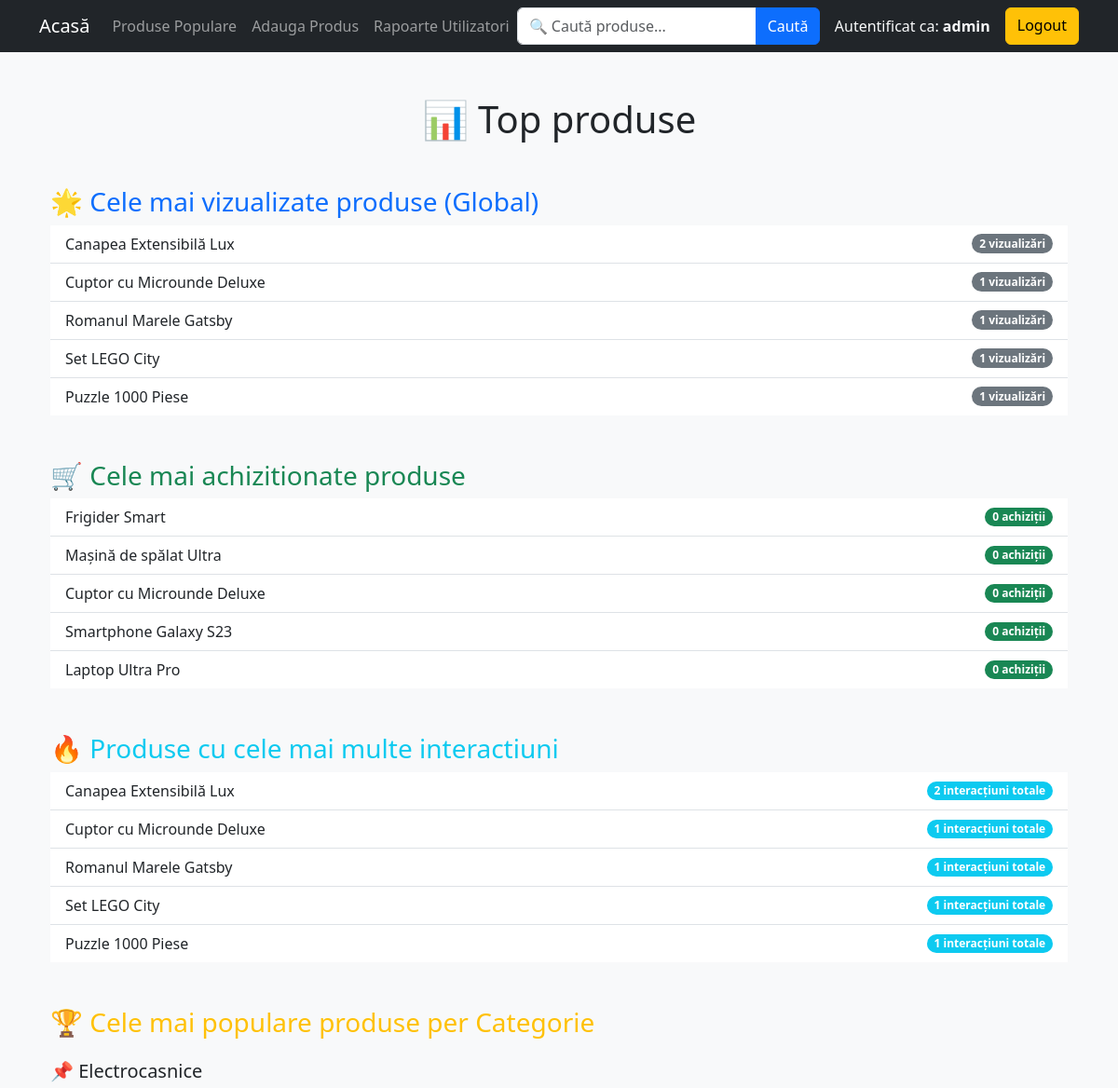
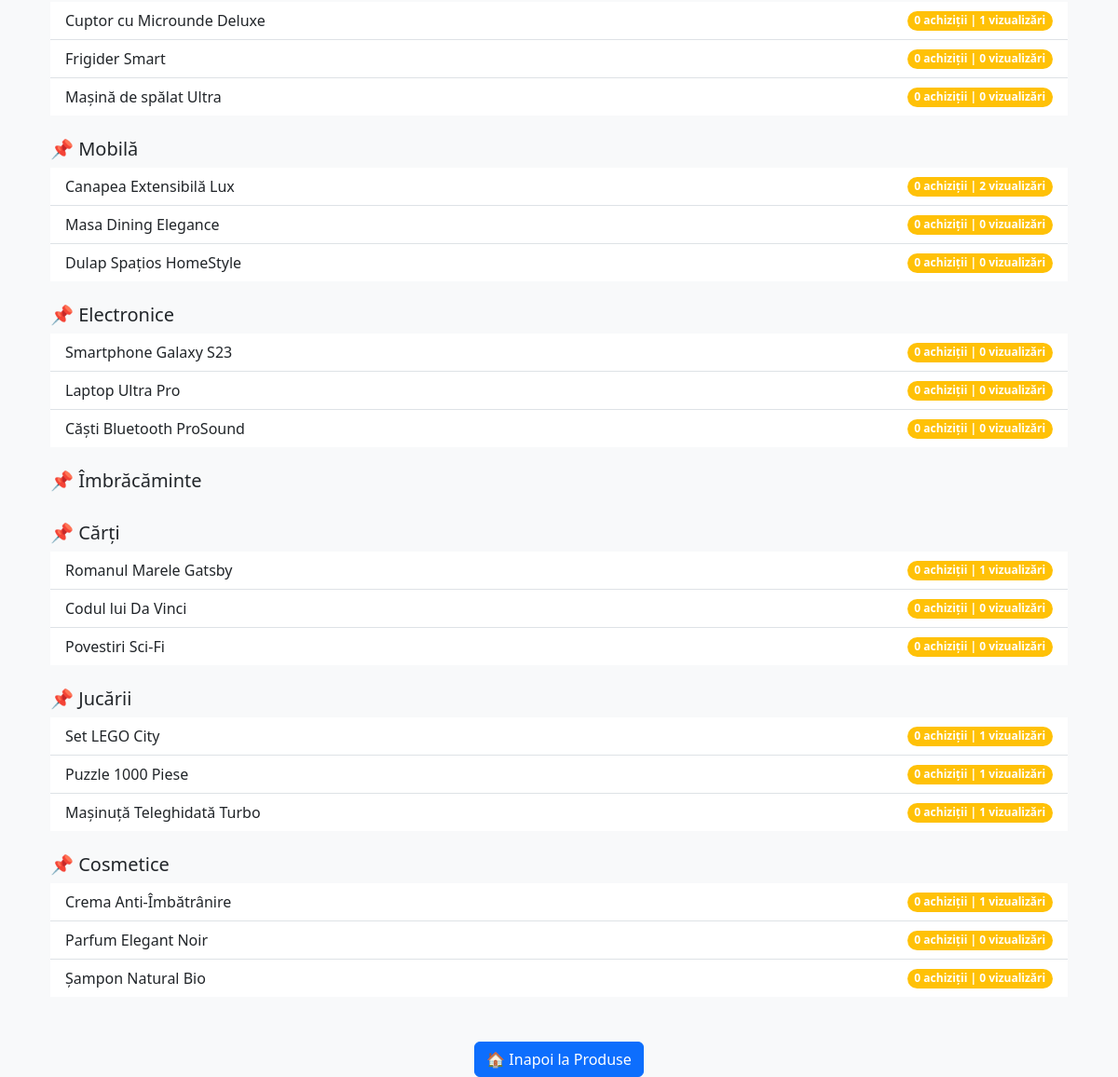
/popular_products (signed in), run on an earlier commit of the app's database (2 pictures, top to bottom).
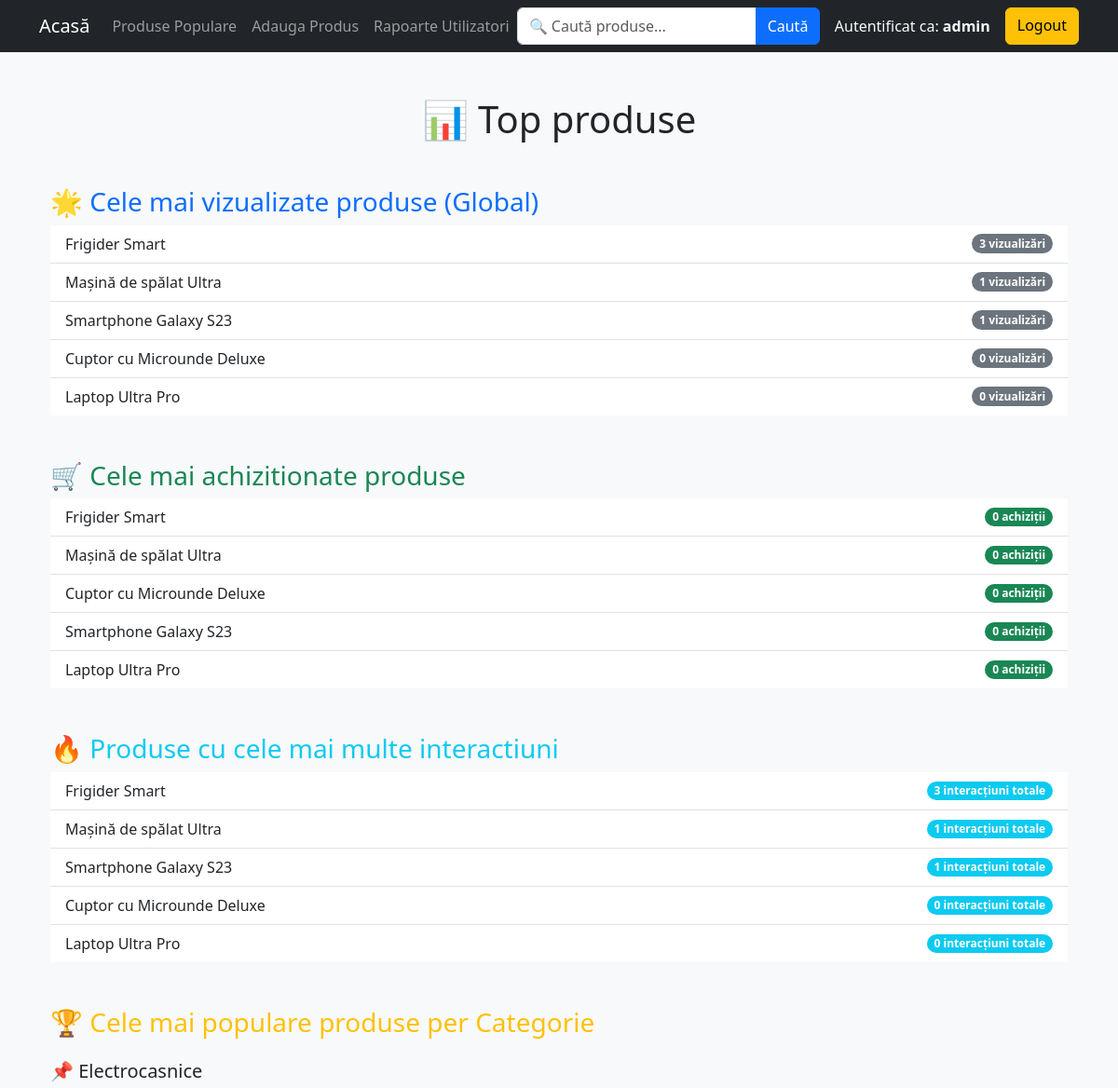
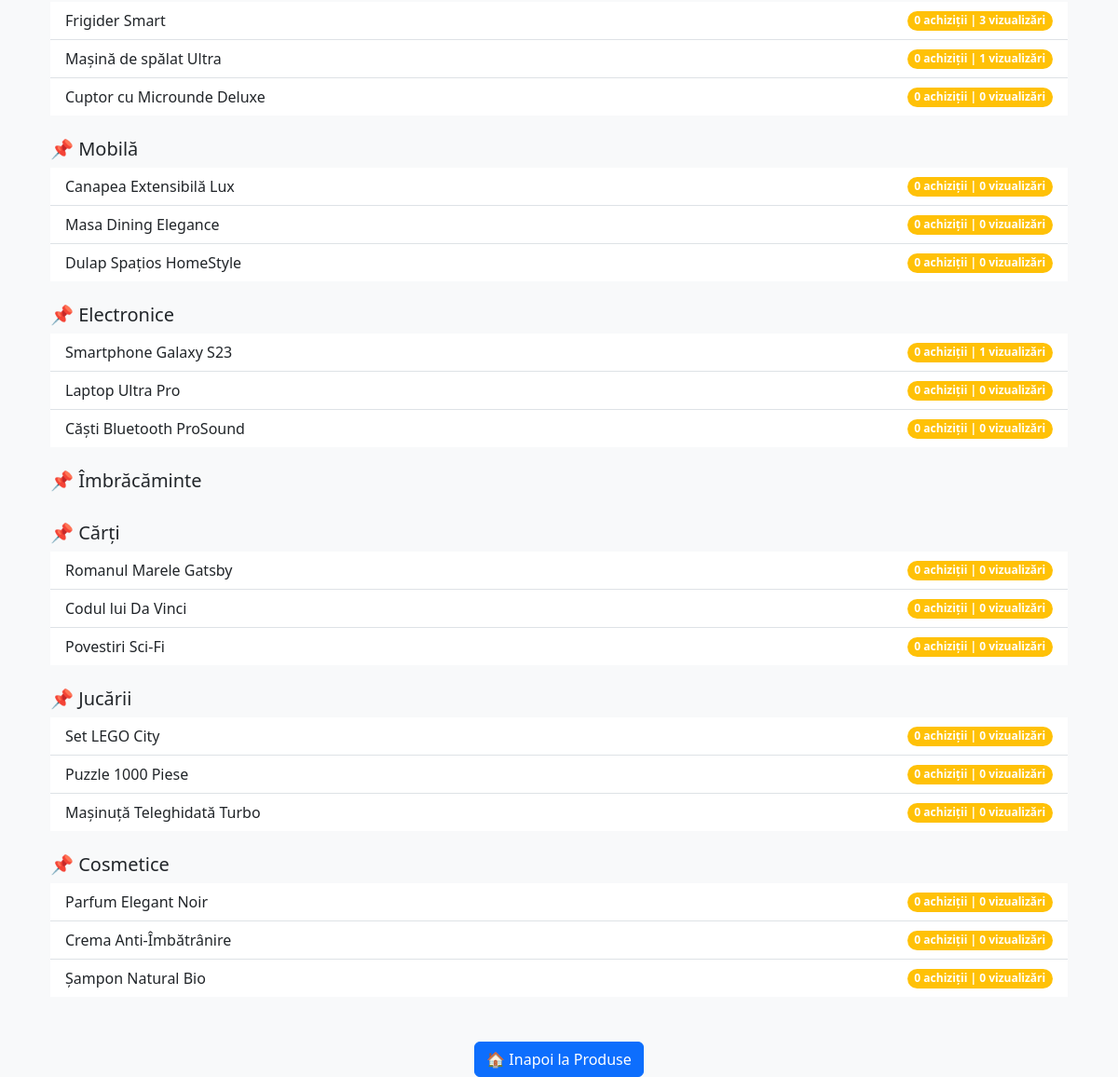
And on a later commit of the database (2 pictures, top to bottom).
### models.py (models this page shows, shortened)
class Product(db.Model):
    id = db.Column(db.Integer, primary_key=True)
    name = db.Column(db.String(100))
    category = db.Column(db.String(50))
    price = db.Column(db.Float)
    description = db.Column(db.Text)
    views = db.Column(db.Integer, default=0)
    purchases = db.Column(db.Integer, default=0)

### app.py (the view)
@app.route("/popular_products")
@login_required
def popular_products():
    most_viewed = Product.query.order_by(Product.views.desc()).limit(5).all()
    most_purchased = Product.query.order_by(Product.purchases.desc()).limit(5).all()
    most_interacted = (
        db.session.query(Product, db.func.sum(Product.views + Product.purchases).label("total_interactions"))
        .group_by(Product.id)
        .order_by(db.func.sum(Product.views + Product.purchases).desc())
        .limit(5)
        .all()
    )
    popular_per_category = {}
    for category in AVAILABLE_CATEGORIES:
        popular_per_category[category] = (
            Product.query.filter_by(category=category)
            .order_by(Product.purchases.desc(), Product.views.desc())
            .limit(5)
            .all()
        )
    return render_template(
        "popular_products.html",
        most_viewed=most_viewed,
        most_purchased=most_purchased,
        most_interacted=most_interacted,
        popular_per_category=popular_per_category
    )

### app.py (called while the page is built)
def login_required(f):
    @wraps(f)
    def decorated_function(*args, **kwargs):
        if "user_id" not in session:
            flash("Trebuie sa fii autentificat pentru a accesa aceasta pagina.")
            return redirect(url_for("login"))
        return f(*args, **kwargs)
    return decorated_function

### templates/popular_products.html (shortened to what this page needs)
<!DOCTYPE html>
<html lang="ro">
<head>
    <link rel="stylesheet" href="https://cdn.jsdelivr.net/npm/bootstrap@5.3.0/dist/css/bootstrap.min.css">
</head>
<body class="bg-light">
{% extends 'base.html' %}
{% block content %}
<div class="container mt-5">
    <h1 class="text-center mb-5">📊 Top produse</h1>
    <h3 class="mt-5 text-primary">🌟 Cele mai vizualizate produse (Global)</h3>
    <ul class="list-group list-group-flush">
        {% for product in most_viewed %}
            <li class="list-group-item d-flex justify-content-between align-items-center">
                {{ product.name }}
                <span class="badge bg-secondary rounded-pill">{{ product.views }} vizualizări</span>
            </li>
        {% endfor %}
    </ul>
    <h3 class="mt-5 text-success">🛒 Cele mai achizitionate produse </h3>
    <ul class="list-group list-group-flush">
        {% for product in most_purchased %}
            <li class="list-group-item d-flex justify-content-between align-items-center">
                {{ product.name }}
                <span class="badge bg-success rounded-pill">{{ product.purchases }} achiziții</span>
            </li>
        {% endfor %}
    </ul>
    <h3 class="mt-5 text-info">🔥 Produse cu cele mai multe interactiuni</h3>
    <ul class="list-group list-group-flush">
        {% for product, total_interactions in most_interacted %}
            <li class="list-group-item d-flex justify-content-between align-items-center">
                {{ product.name }}
                <span class="badge bg-info rounded-pill">{{ total_interactions }} interacțiuni totale</span>
            </li>
        {% endfor %}
    </ul>
    <h3 class="mt-5 text-warning">🏆 Cele mai populare produse per Categorie</h3>
    {% for category, products in popular_per_category.items() %}
        <h5 class="mt-4">📌 {{ category }}</h5>
        <ul class="list-group list-group-flush">
            {% for product in products %}
                <li class="list-group-item d-flex justify-content-between align-items-center">
                    {{ product.name }}
                    <span class="badge bg-warning rounded-pill">{{ product.purchases }} achiziții | {{ product.views }} vizualizări</span>
                </li>
            {% endfor %}
        </ul>
    {% endfor %}
    <div class="text-center mt-5">
        <a href="/" class="btn btn-primary">🏠 Inapoi la Produse</a>
    </div>
</div>
{% endblock %}

What changed in the data, as far as the page shows it:
no longer on one of the page's lists (row edited): Product: name "Canapea Extensibilă Lux", views "2"
no longer on one of the page's lists (row edited): Product: name "Romanul Marele Gatsby", views "1"
no longer on one of the page's lists (row edited): Product: name "Set LEGO City", views "1"
no longer on one of the page's lists (row edited): Product: name "Puzzle 1000 Piese", views "1"
now on one of the page's lists (row edited): Product: name "Frigider Smart", views "3"
changed Product "Frigider Smart": views "0" → "3"
now on one of the page's lists (row edited): Product: name "Mașină de spălat Ultra", views "1"
changed Product "Mașină de spălat Ultra": views "0" → "1"
now on one of the page's lists (row edited): Product: name "Smartphone Galaxy S23", views "1"
changed Product "Smartphone Galaxy S23": views "0" → "1"
changed Product "Cuptor cu Microunde Deluxe": views "1" → "0"; moves down the list
now on one of the page's lists (row unchanged): Product: name "Laptop Ultra Pro", views "0"
changed Product "Canapea Extensibilă Lux": views "2" → "0"
changed Product "Romanul Marele Gatsby": views "1" → "0"
changed Product "Set LEGO City": views "1" → "0"
changed Product "Puzzle 1000 Piese": views "1" → "0"
changed Product "Mașinuță Teleghidată Turbo": views "1" → "0"
shown differently, row unchanged: Product "Parfum Elegant Noir": moves up the list
changed Product "Crema Anti-Îmbătrânire": views "1" → "0"
